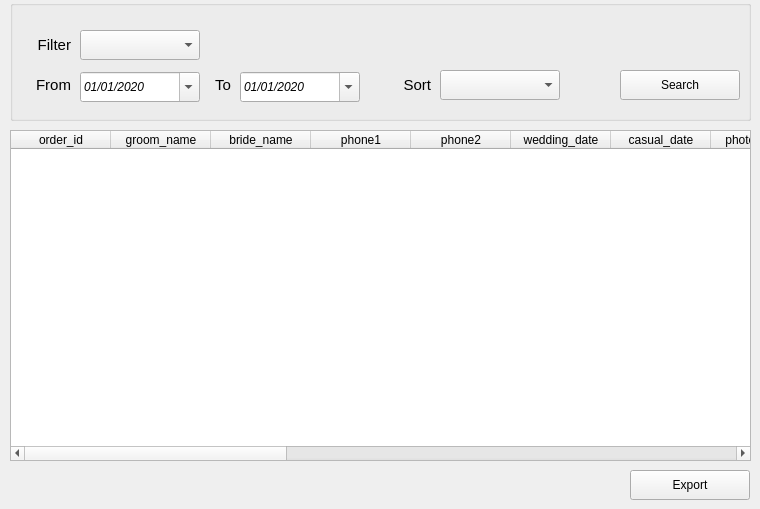
      <widget class="QWidget" name="tab_3">
       <attribute name="title">
        <string>orders</string>
       </attribute>
       <widget class="QTableWidget" name="tableWidget_3">
        <property name="geometry">
         <rect>
          <x>10</x>
          <y>130</y>
          <width>741</width>
          <height>331</height>
         </rect>
        </property>
        <property name="font">
         <font>
          <family>Segoe UI</family>
         </font>
        </property>
        <column>
         <property name="text">
          <string>order_id</string>
         </property>
        </column>
        <column>
         <property name="text">
          <string>groom_name</string>
         </property>
        </column>
        <column>
         <property name="text">
          <string>bride_name</string>
         </property>
        </column>
        <column>
         <property name="text">
          <string>phone1</string>
         </property>
        </column>
        <column>
         <property name="text">
          <string>phone2</string>
         </property>
        </column>
        <column>
         <property name="text">
          <string>wedding_date</string>
         </property>
        </column>
        <column>
         <property name="text">
          <string>casual_date</string>
         </property>
        </column>
        <column>
         <property name="text">
          <string>photographer</string>
         </property>
        </column>
        <column>
         <property name="text">
          <string>package</string>
         </property>
        </column>
        <column>
         <property name="text">
          <string>price</string>
         </property>
        </column>
        <column>
         <property name="text">
          <string>down payment</string>
         </property>
        </column>
        <column>
         <property name="text">
          <string>remaining</string>
         </property>
        </column>
        <column>
         <property name="text">
          <string>location</string>
         </property>
        </column>
        <column>
         <property name="text">
          <string>comment</string>
         </property>
        </column>
        <column>
         <property name="text">
          <string>albums</string>
         </property>
        </column>
        <column>
         <property name="text">
          <string>banner</string>
         </property>
        </column>
        <column>
         <property name="text">
          <string>frames</string>
         </property>
        </column>
        <column>
         <property name="text">
          <string>photos</string>
         </property>
        </column>
        <column>
         <property name="text">
          <string/>
         </property>
        </column>
       </widget>
       <widget class="QGroupBox" name="groupBox_7">
        <property name="geometry">
         <rect>
          <x>10</x>
          <y>0</y>
          <width>741</width>
          <height>121</height>
         </rect>
        </property>
        <property name="title">
         <string/>
        </property>
        <widget class="QComboBox" name="comboBox_9">
         <property name="geometry">
          <rect>
           <x>70</x>
           <y>30</y>
           <width>120</width>
           <height>30</height>
          </rect>
         </property>
         <property name="font">
          <font>
           <family>Segoe UI</family>
          </font>
         </property>
        </widget>
        <widget class="QPushButton" name="pushButton_28">
         <property name="geometry">
          <rect>
           <x>610</x>
           <y>70</y>
           <width>120</width>
           <height>30</height>
          </rect>
         </property>
         <property name="font">
          <font>
           <family>Segoe UI</family>
          </font>
         </property>
         <property name="text">
          <string>Search</string>
         </property>
        </widget>
        <widget class="QDateEdit" name="dateEdit_7">
         <property name="geometry">
          <rect>
           <x>70</x>
           <y>72</y>
           <width>120</width>
           <height>30</height>
          </rect>
         </property>
         <property name="font">
          <font>
           <family>Segoe UI</family>
           <italic>true</italic>
          </font>
         </property>
         <property name="dateTime">
          <datetime>
           <hour>0</hour>
           <minute>0</minute>
           <second>0</second>
           <year>2020</year>
           <month>1</month>
           <day>1</day>
          </datetime>
         </property>
         <property name="displayFormat">
          <string>MM/dd/yyyy</string>
         </property>
         <property name="calendarPopup">
          <bool>true</bool>
         </property>
         <property name="timeSpec">
          <enum>Qt::TimeZone</enum>
         </property>
        </widget>
        <widget class="QLabel" name="label_68">
         <property name="geometry">
          <rect>
           <x>10</x>
           <y>30</y>
           <width>51</width>
           <height>30</height>
          </rect>
         </property>
         <property name="font">
          <font>
           <family>Segoe UI</family>
           <pointsize>11</pointsize>
          </font>
         </property>
         <property name="text">
          <string>Filter</string>
         </property>
         <property name="alignment">
          <set>Qt::AlignRight|Qt::AlignTrailing|Qt::AlignVCenter</set>
         </property>
        </widget>
        <widget class="QLabel" name="label_69">
         <property name="geometry">
          <rect>
           <x>20</x>
           <y>70</y>
           <width>41</width>
           <height>30</height>
          </rect>
         </property>
         <property name="font">
          <font>
           <family>Segoe UI</family>
           <pointsize>11</pointsize>
          </font>
         </property>
         <property name="text">
          <string>From</string>
         </property>
         <property name="alignment">
          <set>Qt::AlignRight|Qt::AlignTrailing|Qt::AlignVCenter</set>
         </property>
        </widget>
        <widget class="QDateEdit" name="dateEdit_8">
         <property name="geometry">
          <rect>
           <x>230</x>
           <y>72</y>
           <width>120</width>
           <height>30</height>
          </rect>
         </property>
         <property name="font">
          <font>
           <family>Segoe UI</family>
           <italic>true</italic>
          </font>
         </property>
         <property name="dateTime">
          <datetime>
           <hour>0</hour>
           <minute>0</minute>
           <second>0</second>
           <year>2020</year>
           <month>1</month>
           <day>1</day>
          </datetime>
         </property>
         <property name="displayFormat">
          <string>MM/dd/yyyy</string>
         </property>
         <property name="calendarPopup">
          <bool>true</bool>
         </property>
         <property name="timeSpec">
          <enum>Qt::TimeZone</enum>
         </property>
        </widget>
        <widget class="QLabel" name="label_70">
         <property name="geometry">
          <rect>
           <x>190</x>
           <y>70</y>
           <width>31</width>
           <height>30</height>
          </rect>
         </property>
         <property name="font">
          <font>
           <family>Segoe UI</family>
           <pointsize>11</pointsize>
          </font>
         </property>
         <property name="text">
          <string>To</string>
         </property>
         <property name="alignment">
          <set>Qt::AlignRight|Qt::AlignTrailing|Qt::AlignVCenter</set>
         </property>
        </widget>
        <widget class="QComboBox" name="comboBox_15">
         <property name="geometry">
          <rect>
           <x>430</x>
           <y>70</y>
           <width>120</width>
           <height>30</height>
          </rect>
         </property>
         <property name="font">
          <font>
           <family>Segoe UI</family>
          </font>
         </property>
        </widget>
        <widget class="QLabel" name="label_95">
         <property name="geometry">
          <rect>
           <x>380</x>
           <y>70</y>
           <width>41</width>
           <height>30</height>
          </rect>
         </property>
         <property name="font">
          <font>
           <family>Segoe UI</family>
           <pointsize>11</pointsize>
          </font>
         </property>
         <property name="text">
          <string>Sort</string>
         </property>
         <property name="alignment">
          <set>Qt::AlignRight|Qt::AlignTrailing|Qt::AlignVCenter</set>
         </property>
        </widget>
       </widget>
       <widget class="QPushButton" name="pushButton_45">
        <property name="geometry">
         <rect>
          <x>630</x>
          <y>470</y>
          <width>120</width>
          <height>30</height>
         </rect>
        </property>
        <property name="font">
         <font>
          <family>Segoe UI</family>
         </font>
        </property>
        <property name="text">
         <string>Export</string>
        </property>
       </widget>
      </widget>
